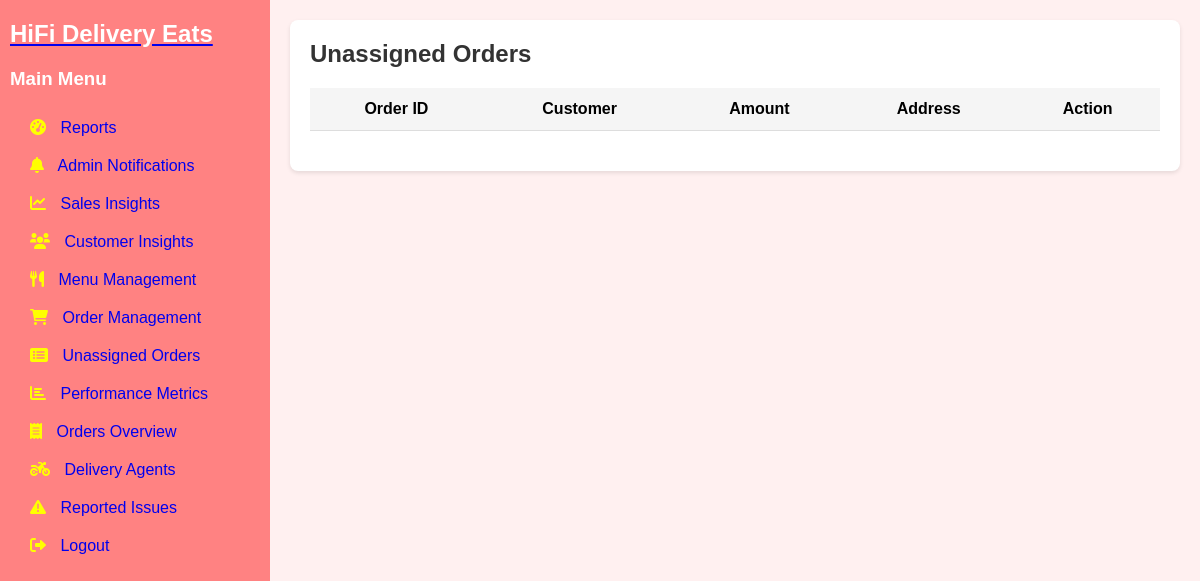
The page /unassigned-orders/view-more on the database as committed earlier.
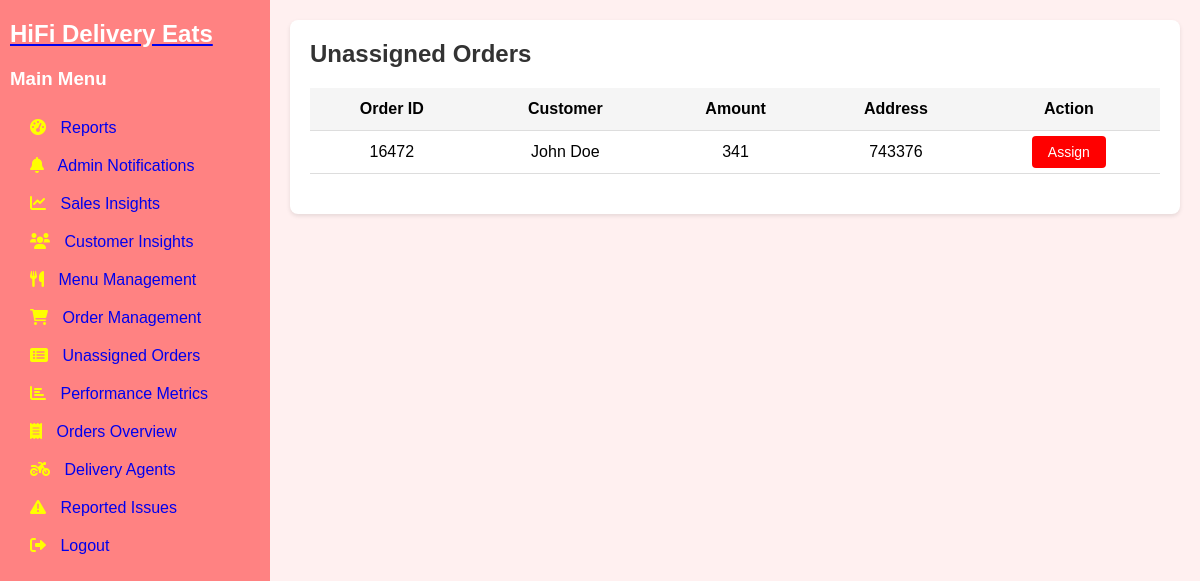
The same page on the database as committed later.
### tables this page shows
CREATE TABLE users (
        user_id INTEGER PRIMARY KEY AUTOINCREMENT,
        email TEXT UNIQUE NOT NULL,
        password_hash TEXT NOT NULL,
        full_name TEXT,
        phone_number TEXT,
        created_at TIMESTAMP DEFAULT CURRENT_TIMESTAMP,
        updated_at TIMESTAMP DEFAULT CURRENT_TIMESTAMP,
        last_login TIMESTAMP,
        is_active BOOLEAN DEFAULT TRUE,
        is_admin INTEGER DEFAULT 0,
        is_delivery_boy INTEGER DEFAULT 0,
        role_id INTEGER,
        FOREIGN KEY(role_id) REFERENCES roles(role_id)
    );

### app.py (the view)
@app.route('/unassigned-orders/view-more')
def view_more_orders():
    db = get_db_connection()
    cur = db.cursor()
    cur.execute(""" SELECT d.Order_ID,o.total_price,o.delivery_location,u.full_name FROM Delivery d JOIN Orders o ON d.Order_ID = o.order_id
     JOIN Users u ON o.customer_id = u.user_id WHERE d.Status = 'Unassigned'""")
    orders = cur.fetchall()
    return render_template('unassign_orders.html', orders=orders, view_more=True)

### app.py (called while the page is built)
@app.teardown_appcontext
def close_connection(exception):
    db = getattr(g, '_database', None)
    if db is not None:
        db.close()

def get_db_connection():
    conn = sqlite3.connect("existing_database.db")
    conn.row_factory = sqlite3.Row
    return conn

### templates/unassign_orders.html (shortened to what this page needs)
{% extends 'base.html' %}
{% block extra_css %}
<link rel="stylesheet" href="{{ url_for('static', filename='css/unassigned_orders.css') }}">
{% endblock %}
{% block content %}
            <div class="orders-section">
                <h2>Unassigned Orders</h2>
                <table class="orders-table">
                    <thead>
                        <tr>
                            <th>Order ID</th>
                            <th>Customer</th>
                            <th>Amount</th>
                            <th>Address</th>
                            <th>Action</th>
                        </tr>
                    </thead>
                    <tbody>
                        {% for order in orders %}
            <tr>
                <td>{{ order.order_id }}</td>
                <td>{{ order.full_name }}</td>
                <td>{{ order.total_price }}</td>
                <td>{{order.delivery_location}}</td>
                    <td>
                        <a href="{{ url_for('agent_assignment_dashboard', order_id=order.order_id) }}" class="assign-btn">Assign</a>
                    </td>
            </tr>
            {% endfor %}
                    </tbody>
                </table>
{% endblock %}

Rows that differ between the two databases and show on the page:
now on this page (row edited): users: order_id "16472", full_name "John Doe", total_price "341", delivery_location "743376"
